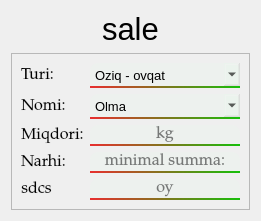
            <widget class="QWidget" name="mahsulotlarni_sotish_frame">
             <layout class="QVBoxLayout" name="verticalLayout_12">
              <item alignment="Qt::AlignHCenter">
               <widget class="QLabel" name="label_48">
                <property name="font">
                 <font>
                  <pointsize>23</pointsize>
                 </font>
                </property>
                <property name="text">
                 <string>sale</string>
                </property>
               </widget>
              </item>
              <item alignment="Qt::AlignHCenter">
               <widget class="QFrame" name="frame_7">
                <property name="sizePolicy">
                 <sizepolicy hsizetype="Preferred" vsizetype="Expanding">
                  <horstretch>0</horstretch>
                  <verstretch>0</verstretch>
                 </sizepolicy>
                </property>
                <property name="layoutDirection">
                 <enum>Qt::LeftToRight</enum>
                </property>
                <property name="styleSheet">
                 <string notr="true">QLineEdit{
border-bottom-left-radius:0px;
border-bottom-right-radius:0px;
border-top-left-radius:8px;
border-top-right-radius:8px;
border-bottom:2px solid qlineargradient(spread:pad, x1:0, y1:1, x2:1, y2:1, stop:0 rgba(230, 0, 0, 205), stop:1 rgba(13, 189, 0, 244));
background-color: rgba(224, 255, 232, 30);

}
</string>
                </property>
                <property name="frameShape">
                 <enum>QFrame::StyledPanel</enum>
                </property>
                <property name="frameShadow">
                 <enum>QFrame::Raised</enum>
                </property>
                <layout class="QFormLayout" name="formLayout_2">
                 <item row="0" column="0">
                  <widget class="QLabel" name="label_63">
                   <property name="font">
                    <font>
                     <family>Palatino Linotype</family>
                     <pointsize>12</pointsize>
                    </font>
                   </property>
                   <property name="text">
                    <string>Turi:</string>
                   </property>
                   <property name="alignment">
                    <set>Qt::AlignCenter</set>
                   </property>
                  </widget>
                 </item>
                 <item row="0" column="1">
                  <widget class="QComboBox" name="comboBox_2">
                   <property name="sizePolicy">
                    <sizepolicy hsizetype="MinimumExpanding" vsizetype="Preferred">
                     <horstretch>0</horstretch>
                     <verstretch>0</verstretch>
                    </sizepolicy>
                   </property>
                   <property name="minimumSize">
                    <size>
                     <width>150</width>
                     <height>25</height>
                    </size>
                   </property>
                   <property name="maximumSize">
                    <size>
                     <width>150</width>
                     <height>16777215</height>
                    </size>
                   </property>
                   <property name="font">
                    <font>
                     <pointsize>10</pointsize>
                    </font>
                   </property>
                   <property name="layoutDirection">
                    <enum>Qt::LeftToRight</enum>
                   </property>
                   <property name="styleSheet">
                    <string notr="true">border-bottom-left-radius:0px;
border-bottom-right-radius:0px;
border-top-left-radius:8px;
border-top-right-radius:8px;
border-bottom:2px solid qlineargradient(spread:pad, x1:0, y1:1, x2:1, y2:1, stop:0 rgba(230, 0, 0, 205), stop:1 rgba(13, 189, 0, 244));
background-color: rgba(224, 255, 232, 30);</string>
                   </property>
                   <property name="editable">
                    <bool>false</bool>
                   </property>
                   <property name="insertPolicy">
                    <enum>QComboBox::NoInsert</enum>
                   </property>
                   <property name="sizeAdjustPolicy">
                    <enum>QComboBox::AdjustToContents</enum>
                   </property>
                   <property name="placeholderText">
                    <string/>
                   </property>
                   <item>
                    <property name="text">
                     <string>Oziq - ovqat</string>
                    </property>
                   </item>
                   <item>
                    <property name="text">
                     <string>Maishiy texnika</string>
                    </property>
                   </item>
                   <item>
                    <property name="text">
                     <string>Qurilish materiali</string>
                    </property>
                   </item>
                   <item>
                    <property name="text">
                     <string>Gazmollar</string>
                    </property>
                   </item>
                   <item>
                    <property name="text">
                     <string>Kasmetika</string>
                    </property>
                   </item>
                  </widget>
                 </item>
                 <item row="1" column="0">
                  <widget class="QLabel" name="label_61">
                   <property name="font">
                    <font>
                     <family>Palatino Linotype</family>
                     <pointsize>12</pointsize>
                    </font>
                   </property>
                   <property name="text">
                    <string>Nomi:</string>
                   </property>
                   <property name="alignment">
                    <set>Qt::AlignCenter</set>
                   </property>
                  </widget>
                 </item>
                 <item row="1" column="1">
                  <widget class="QComboBox" name="comboBox_3">
                   <property name="sizePolicy">
                    <sizepolicy hsizetype="MinimumExpanding" vsizetype="Preferred">
                     <horstretch>0</horstretch>
                     <verstretch>0</verstretch>
                    </sizepolicy>
                   </property>
                   <property name="minimumSize">
                    <size>
                     <width>150</width>
                     <height>25</height>
                    </size>
                   </property>
                   <property name="maximumSize">
                    <size>
                     <width>150</width>
                     <height>16777215</height>
                    </size>
                   </property>
                   <property name="font">
                    <font>
                     <pointsize>10</pointsize>
                    </font>
                   </property>
                   <property name="styleSheet">
                    <string notr="true">border-bottom-left-radius:0px;
border-bottom-right-radius:0px;
border-top-left-radius:8px;
border-top-right-radius:8px;
border-bottom:2px solid qlineargradient(spread:pad, x1:0, y1:1, x2:1, y2:1, stop:0 rgba(230, 0, 0, 205), stop:1 rgba(13, 189, 0, 244));
background-color: rgba(224, 255, 232, 30);</string>
                   </property>
                   <property name="editable">
                    <bool>false</bool>
                   </property>
                   <property name="insertPolicy">
                    <enum>QComboBox::NoInsert</enum>
                   </property>
                   <property name="sizeAdjustPolicy">
                    <enum>QComboBox::AdjustToContents</enum>
                   </property>
                   <property name="placeholderText">
                    <string/>
                   </property>
                   <item>
                    <property name="text">
                     <string>Olma</string>
                    </property>
                   </item>
                   <item>
                    <property name="text">
                     <string>Anor</string>
                    </property>
                   </item>
                   <item>
                    <property name="text">
                     <string>Behi</string>
                    </property>
                   </item>
                   <item>
                    <property name="text">
                     <string>Uzum</string>
                    </property>
                   </item>
                   <item>
                    <property name="text">
                     <string>Nok</string>
                    </property>
                   </item>
                   <item>
                    <property name="text">
                     <string>Limon</string>
                    </property>
                   </item>
                   <item>
                    <property name="text">
                     <string>Ananas</string>
                    </property>
                   </item>
                   <item>
                    <property name="text">
                     <string>Xurmo</string>
                    </property>
                   </item>
                  </widget>
                 </item>
                 <item row="2" column="0">
                  <widget class="QLabel" name="label_62">
                   <property name="font">
                    <font>
                     <family>Palatino Linotype</family>
                     <pointsize>12</pointsize>
                    </font>
                   </property>
                   <property name="text">
                    <string>Miqdori:</string>
                   </property>
                   <property name="alignment">
                    <set>Qt::AlignCenter</set>
                   </property>
                  </widget>
                 </item>
                 <item row="2" column="1">
                  <widget class="QLineEdit" name="lineEdit_10">
                   <property name="sizePolicy">
                    <sizepolicy hsizetype="MinimumExpanding" vsizetype="Preferred">
                     <horstretch>0</horstretch>
                     <verstretch>0</verstretch>
                    </sizepolicy>
                   </property>
                   <property name="minimumSize">
                    <size>
                     <width>150</width>
                     <height>0</height>
                    </size>
                   </property>
                   <property name="maximumSize">
                    <size>
                     <width>150</width>
                     <height>16777215</height>
                    </size>
                   </property>
                   <property name="font">
                    <font>
                     <family>Palatino Linotype</family>
                     <pointsize>12</pointsize>
                    </font>
                   </property>
                   <property name="styleSheet">
                    <string notr="true"/>
                   </property>
                   <property name="maxLength">
                    <number>35</number>
                   </property>
                   <property name="cursorPosition">
                    <number>0</number>
                   </property>
                   <property name="alignment">
                    <set>Qt::AlignCenter</set>
                   </property>
                   <property name="dragEnabled">
                    <bool>false</bool>
                   </property>
                   <property name="readOnly">
                    <bool>false</bool>
                   </property>
                   <property name="placeholderText">
                    <string>kg</string>
                   </property>
                   <property name="cursorMoveStyle">
                    <enum>Qt::LogicalMoveStyle</enum>
                   </property>
                  </widget>
                 </item>
                 <item row="3" column="0">
                  <widget class="QLabel" name="label_65">
                   <property name="font">
                    <font>
                     <family>Palatino Linotype</family>
                     <pointsize>12</pointsize>
                    </font>
                   </property>
                   <property name="text">
                    <string>Narhi:</string>
                   </property>
                   <property name="alignment">
                    <set>Qt::AlignCenter</set>
                   </property>
                  </widget>
                 </item>
                 <item row="3" column="1">
                  <widget class="QLineEdit" name="lineEdit_8">
                   <property name="sizePolicy">
                    <sizepolicy hsizetype="MinimumExpanding" vsizetype="Preferred">
                     <horstretch>0</horstretch>
                     <verstretch>0</verstretch>
                    </sizepolicy>
                   </property>
                   <property name="minimumSize">
                    <size>
                     <width>150</width>
                     <height>0</height>
                    </size>
                   </property>
                   <property name="maximumSize">
                    <size>
                     <width>150</width>
                     <height>16777215</height>
                    </size>
                   </property>
                   <property name="font">
                    <font>
                     <family>Palatino Linotype</family>
                     <pointsize>12</pointsize>
                    </font>
                   </property>
                   <property name="styleSheet">
                    <string notr="true"/>
                   </property>
                   <property name="maxLength">
                    <number>35</number>
                   </property>
                   <property name="cursorPosition">
                    <number>0</number>
                   </property>
                   <property name="alignment">
                    <set>Qt::AlignCenter</set>
                   </property>
                   <property name="dragEnabled">
                    <bool>false</bool>
                   </property>
                   <property name="readOnly">
                    <bool>false</bool>
                   </property>
                   <property name="placeholderText">
                    <string>minimal summa:</string>
                   </property>
                   <property name="cursorMoveStyle">
                    <enum>Qt::LogicalMoveStyle</enum>
                   </property>
                  </widget>
                 </item>
                 <item row="4" column="0">
                  <widget class="QLabel" name="label_64">
                   <property name="font">
                    <font>
                     <family>Palatino Linotype</family>
                     <pointsize>12</pointsize>
                    </font>
                   </property>
                   <property name="text">
                    <string>sdcs</string>
                   </property>
                   <property name="alignment">
                    <set>Qt::AlignCenter</set>
                   </property>
                  </widget>
                 </item>
                 <item row="4" column="1">
                  <widget class="QLineEdit" name="lineEdit_7">
                   <property name="sizePolicy">
                    <sizepolicy hsizetype="MinimumExpanding" vsizetype="Preferred">
                     <horstretch>0</horstretch>
                     <verstretch>0</verstretch>
                    </sizepolicy>
                   </property>
                   <property name="minimumSize">
                    <size>
                     <width>150</width>
                     <height>0</height>
                    </size>
                   </property>
                   <property name="maximumSize">
                    <size>
                     <width>150</width>
                     <height>16777215</height>
                    </size>
                   </property>
                   <property name="font">
                    <font>
                     <family>Palatino Linotype</family>
                     <pointsize>12</pointsize>
                    </font>
                   </property>
                   <property name="styleSheet">
                    <string notr="true"/>
                   </property>
                   <property name="maxLength">
                    <number>35</number>
                   </property>
                   <property name="cursorPosition">
                    <number>0</number>
                   </property>
                   <property name="alignment">
                    <set>Qt::AlignCenter</set>
                   </property>
                   <property name="dragEnabled">
                    <bool>false</bool>
                   </property>
                   <property name="readOnly">
                    <bool>false</bool>
                   </property>
                   <property name="placeholderText">
                    <string>oy</string>
                   </property>
                   <property name="cursorMoveStyle">
                    <enum>Qt::LogicalMoveStyle</enum>
                   </property>
                  </widget>
                 </item>
                </layout>
               </widget>
              </item>
             </layout>
            </widget>
